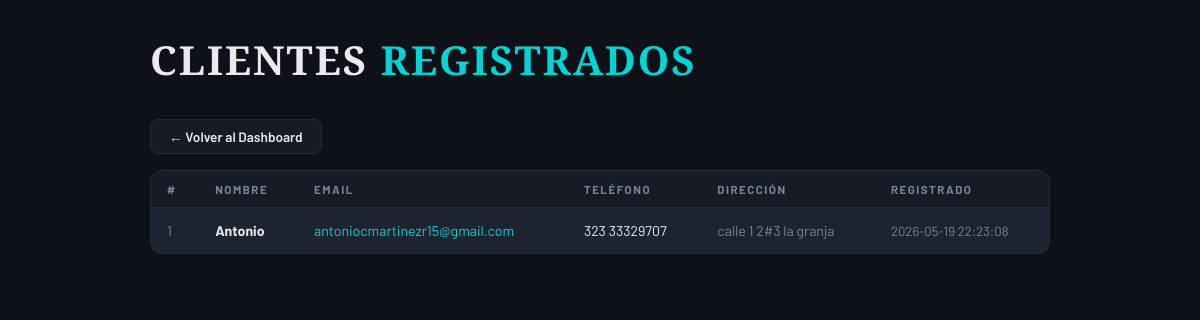
Screenshot of /admin/clientes (signed in) with the database file from the repository.
### tables this page shows
CREATE TABLE users (
            id INTEGER PRIMARY KEY AUTOINCREMENT,
            nombre TEXT NOT NULL,
            email TEXT UNIQUE NOT NULL,
            telefono TEXT,
            direccion TEXT,
            password_hash TEXT,
            rol TEXT DEFAULT 'cliente',
            activo INTEGER DEFAULT 1,
            creado_en TEXT DEFAULT (datetime('now'))
        );

### src/controllers/admin_controller.py (the view)
def clientes():
    conn = get_db()
    users = [dict(r) for r in conn.execute(
        "SELECT * FROM users WHERE rol='cliente' ORDER BY id DESC"
    ).fetchall()]
    conn.close()
    return render_template('admin/clientes.html', clientes=users)

### src/config/database.py (called while the page is built)
def get_db():
    conn = sqlite3.connect(DB_PATH)
    conn.row_factory = sqlite3.Row
    conn.execute("PRAGMA foreign_keys = ON")
    return conn

### src/config/logger.py (called while the page is built)
def log_request(method: str, url: str, status: int, duration_ms: float, ip: str, user_agent: str):
    import json
    logger.debug(json.dumps({
        "type": "http",
        "method": method,
        "url": url,
        "status": status,
        "duration": f"{duration_ms:.1f}ms",
        "ip": ip,
        "user_agent": user_agent
    }))

### templates/admin/clientes.html (shortened to what this page needs)
<!DOCTYPE html>
<html lang="es">
<head>
</head>
<body>
    <div class="container">
        <h1>CLIENTES <span>REGISTRADOS</span></h1>
        <div style="margin-bottom:1rem;"><a href="/admin/" class="btn btn-ghost">← Volver al Dashboard</a></div>
        <div class="table-wrap">
            <table>
                <thead>
                    <tr>
                        <th>#</th>
                        <th>Nombre</th>
                        <th>Email</th>
                        <th>Teléfono</th>
                        <th>Dirección</th>
                        <th>Registrado</th>
                    </tr>
                </thead>
                <tbody>
                    {% for cliente in clientes %}
                    <tr>
                        <td style="color:var(--muted)">{{ cliente['id'] }}</td>
                        <td><strong>{{ cliente['nombre'] }}</strong></td>
                        <td style="color:var(--cyan)">{{ cliente['email'] }}</td>
                        <td>{{ cliente['telefono'] }}</td>
                        <td style="color:var(--muted)">{{ cliente['direccion'] }}</td>
                        <td style="color:var(--muted);font-size:0.82rem">{{ cliente['creado_en'] }}</td>
                    </tr>
                    {% else %}
                    <tr><td colspan="6" style="text-align:center;padding:2rem;color:var(--muted)">No hay clientes registrados.</td></tr>
                    {% endfor %}
                </tbody>
            </table>
        </div>
    </div>
</body>
</html>

### templates/admin/clientes.html (style rules this page uses)
:root { --black:#0a0a0a;--dark:#0e1117;--surface:#161b25;--card:#1d2330;--border:#252d3d;--cyan:#00d4d4;--text:#e8eaed;--muted:#7a8499; }
* { margin:0;padding:0;box-sizing:border-box; }
body { font-family:'Barlow',sans-serif;background:var(--dark);color:var(--text);min-height:100vh;padding:2rem; }
.container { max-width:900px;margin:0 auto; }
h1 { font-family:'Playfair Display', 'Times New Roman', Georgia, serif;font-size:2.5rem;letter-spacing:2px;margin-bottom:2rem; }
h1 span { color:var(--cyan); }
.table-wrap { background:var(--card);border:1px solid var(--border);border-radius:12px;overflow:hidden; }
table { width:100%;border-collapse:collapse; }
th { padding:11px 16px;text-align:left;font-size:0.72rem;font-weight:700;letter-spacing:1.5px;text-transform:uppercase;color:var(--muted);background:var(--surface);border-bottom:1px solid var(--border); }
td { padding:14px 16px;border-bottom:1px solid var(--border);font-size:0.88rem; }
tr:last-child td { border-bottom:none; }
.btn { display:inline-flex;align-items:center;gap:6px;padding:8px 18px;border-radius:8px;font-family:'Barlow',sans-serif;font-weight:600;font-size:0.85rem;cursor:pointer;border:none;text-decoration:none; }
.btn-ghost { background:var(--surface);color:var(--text);border:1px solid var(--border); }

### rows the page displays
users: id "1", nombre "Antonio", email "antoniocmartinezr15@gmail.com", telefono "323 33329707", direccion "calle 1 2#3 la granja", creado_en "2026-05-19 22:23:08"
